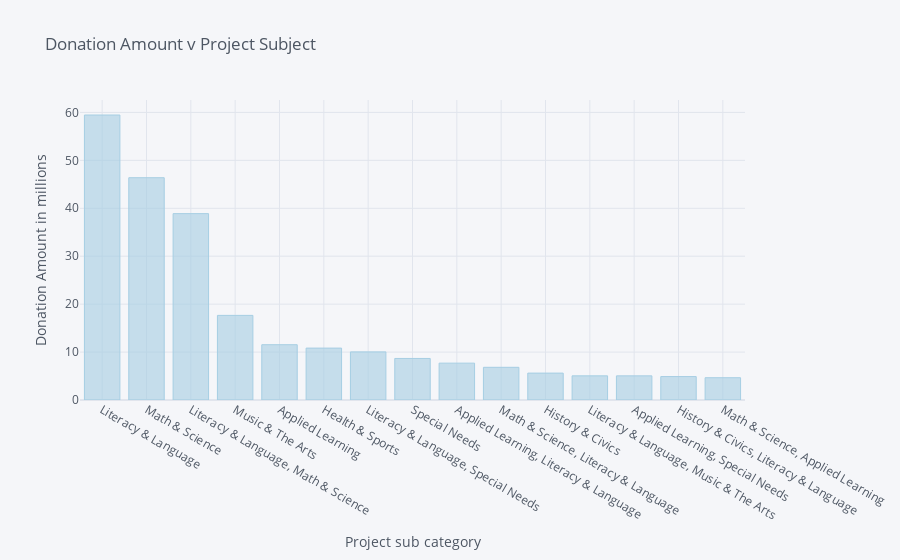

Write notebook code for a chart like this one.
### Code cell
s9 = s8/1000000
s9.iplot(kind='bar',xTitle='Project sub category',yTitle='Donation Amount in millions',
         title='Donation Amount v Project Subject',colorscale='paired')

### Figure 1 — Plotly figure (JSON) as saved in the notebook; plotly's stock layout.template omitted (floating-point values rounded to 4 significant figures)
{"data": [{"marker": {"color": "rgba(166, 206, 227, 0.6)", "line": {"color": "rgba(166, 206, 227, 1.0)", "width": 1}}, "name": "Donation Amount", "orientation": "v", "text": "", "type": "bar", "x": ["Literacy & Language", "Math & Science", "Literacy & Language, Math & Science", "Music & The Arts", "Applied Learning", "Health & Sports", "Literacy & Language, Special Needs", "Special Needs", "Applied Learning, Literacy & Language", "Math & Science, Literacy & Language", "History & Civics", "Literacy & Language, Music & The Arts", "Applied Learning, Special Needs", "History & Civics, Literacy & Language", "Math & Science, Applied Learning"], "y": [59.46, 46.38, 38.88, 17.65, 11.54, 10.83, 10.04, 8.669, 7.691, 6.82, 5.612, 5.039, 5.036, 4.887, 4.646]}], "layout": {"legend": {"bgcolor": "#F5F6F9", "font": {"color": "#4D5663"}}, "paper_bgcolor": "#F5F6F9", "plot_bgcolor": "#F5F6F9", "title": {"font": {"color": "#4D5663"}, "text": "Donation Amount v Project Subject"}, "xaxis": {"gridcolor": "#E1E5ED", "showgrid": true, "tickfont": {"color": "#4D5663"}, "title": {"font": {"color": "#4D5663"}, "text": "Project sub category"}, "zerolinecolor": "#E1E5ED"}, "yaxis": {"gridcolor": "#E1E5ED", "showgrid": true, "tickfont": {"color": "#4D5663"}, "title": {"font": {"color": "#4D5663"}, "text": "Donation Amount in millions"}, "zerolinecolor": "#E1E5ED"}}}
